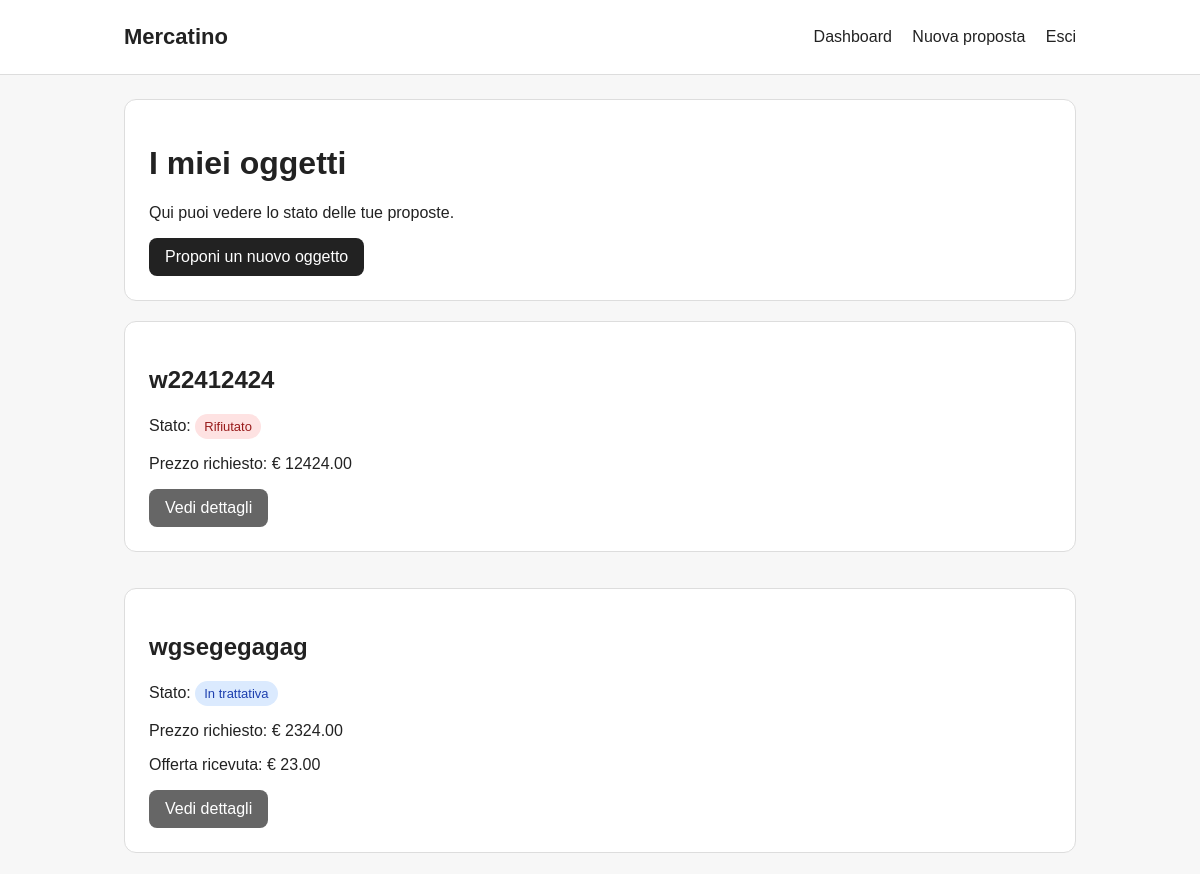
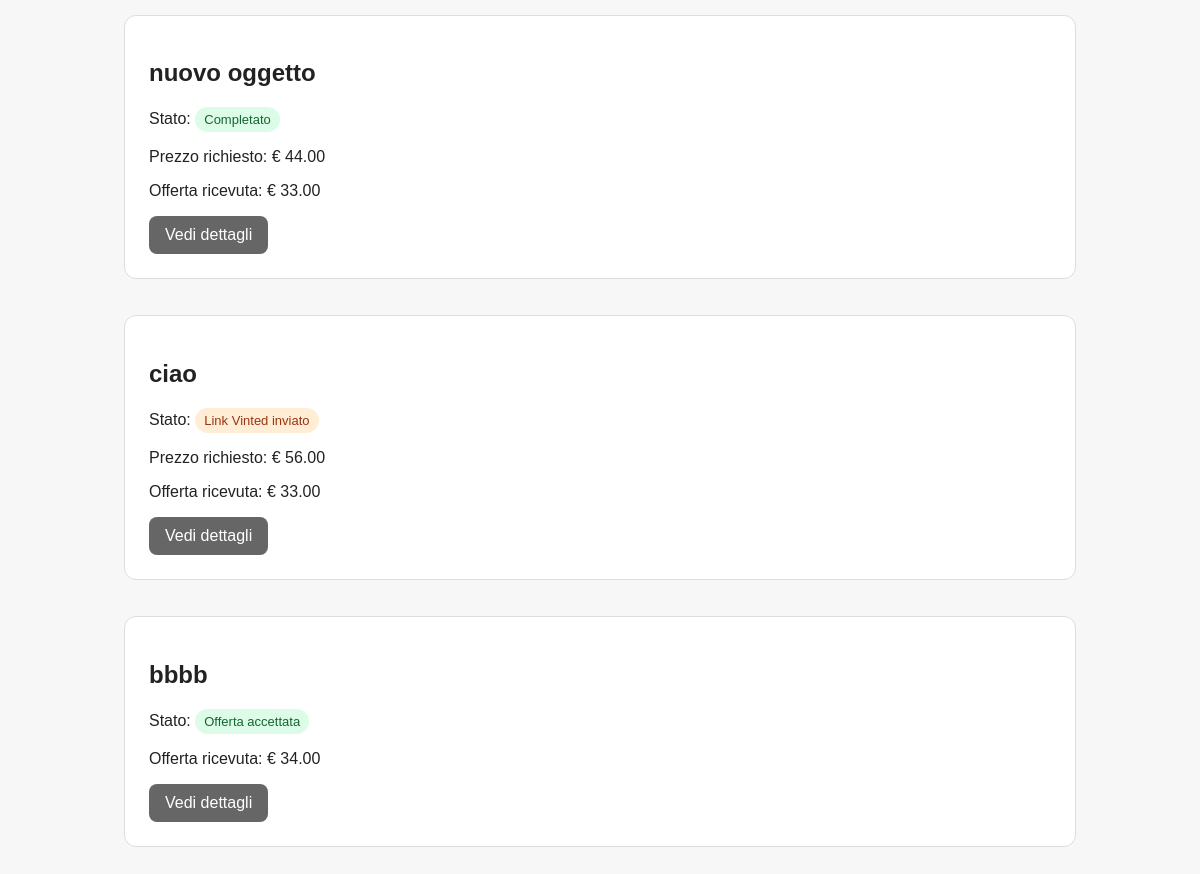
The page / (signed in) on the database as committed earlier (2 pictures, top to bottom).
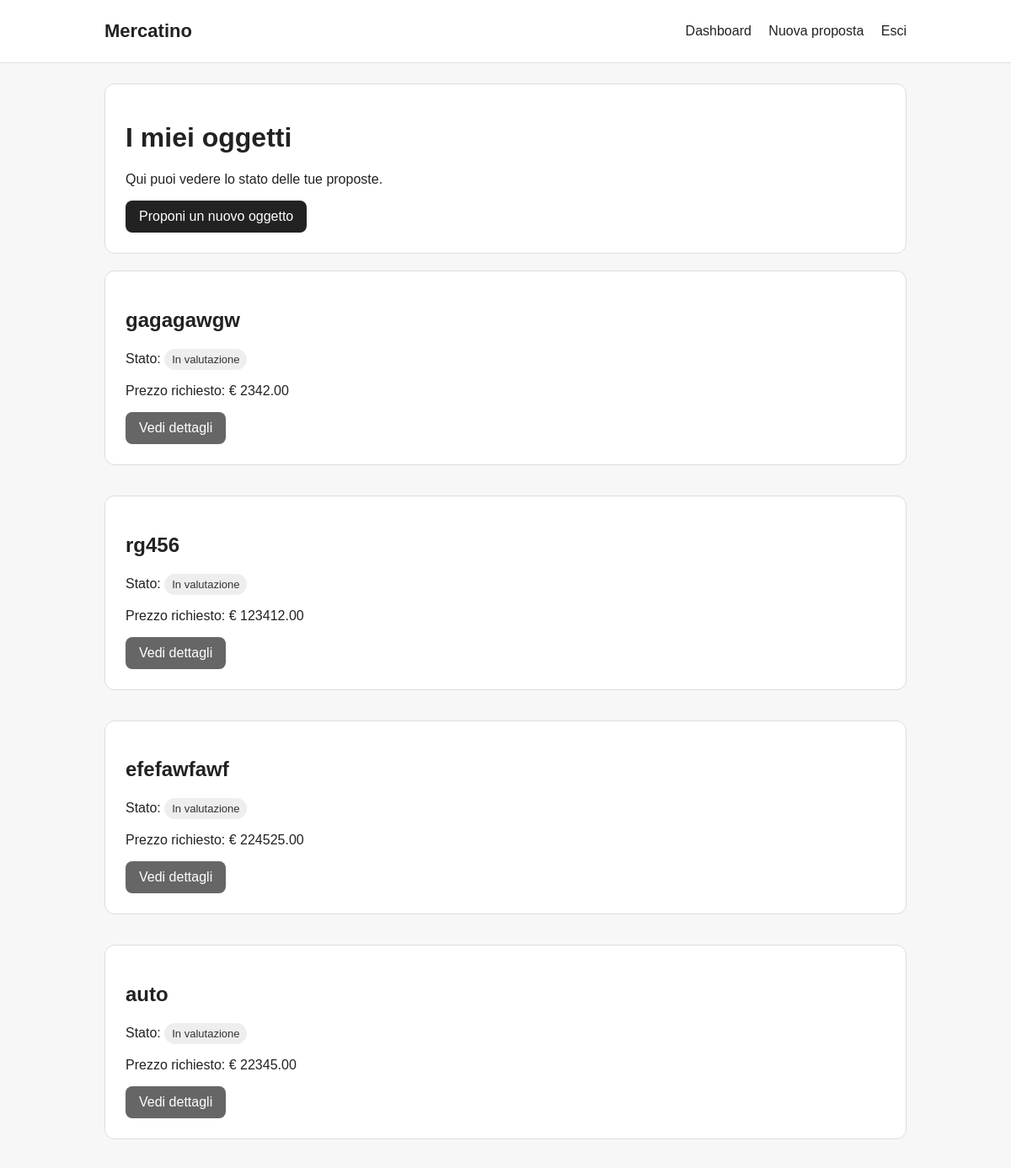
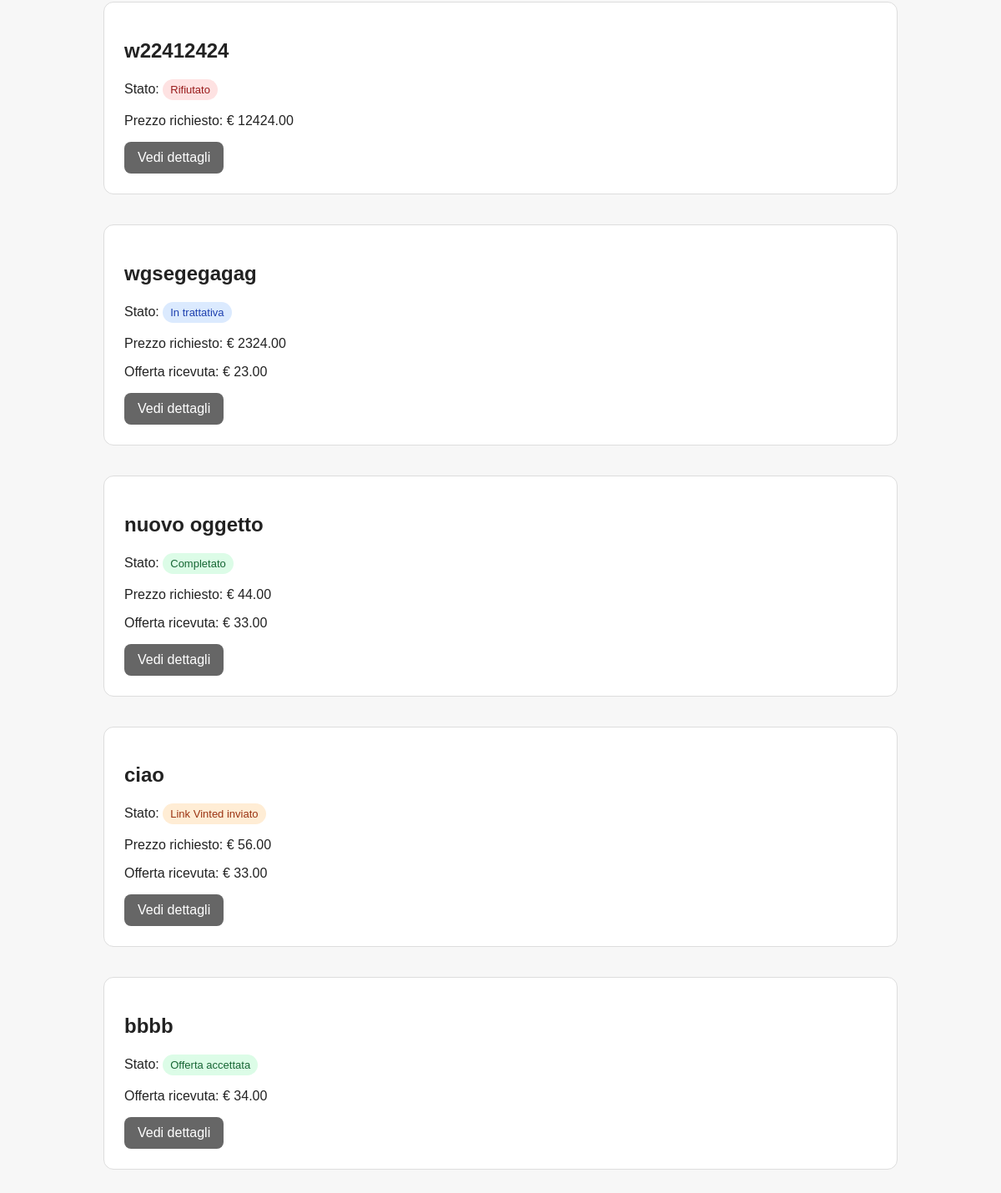
The same page on the database as committed later (2 pictures, top to bottom).
### proposals/models.py (models this page shows, shortened)
class ItemProposal(models.Model):
    class Status(models.TextChoices):
        UNDER_REVIEW = "under_review", "In valutazione"
        NEGOTIATION = "negotiation", "In trattativa"
        OFFER_SENT = "offer_sent", "Offerta inviata"
        OFFER_ACCEPTED = "offer_accepted", "Offerta accettata"
        WAITING_VINTED_LINK = "waiting_vinted_link", "In attesa link Vinted"
        VINTED_LINK_SENT = "vinted_link_sent", "Link Vinted inviato"
        COMPLETED = "completed", "Completato"
        REJECTED = "rejected", "Rifiutato"
    user = models.ForeignKey(
        settings.AUTH_USER_MODEL,
        on_delete=models.CASCADE,
        related_name="proposals",
    )
    title = models.CharField(max_length=120)
    description = models.TextField()
    requested_price = models.DecimalField(
        max_digits=8,
        decimal_places=2,
        null=True,
        blank=True,
    )
    admin_offer = models.DecimalField(
        max_digits=8,
        decimal_places=2,
        null=True,
        blank=True,
    )
    status = models.CharField(
        max_length=30,
        choices=Status.choices,
        default=Status.UNDER_REVIEW,
    )
    vinted_url = models.URLField(blank=True)
    created_at = models.DateTimeField(auto_now_add=True)
    updated_at = models.DateTimeField(auto_now=True)
    offer_seen_by_user = models.BooleanField(default=False)
    @property
    def status_badge_class(self):
        classes = {
            self.Status.UNDER_REVIEW: "badge-gray",
            self.Status.NEGOTIATION: "badge-blue",
            self.Status.OFFER_SENT: "badge-purple",
            self.Status.OFFER_ACCEPTED: "badge-green",
            self.Status.WAITING_VINTED_LINK: "badge-orange",
            self.Status.VINTED_LINK_SENT: "badge-orange",
            self.Status.COMPLETED: "badge-green",
            self.Status.REJECTED: "badge-red",
        }
        return classes.get(self.status, "badge-gray")

### proposals/views.py (the view)
# urls.py: path("", dashboard_view, name="dashboard"),
@login_required
def dashboard_view(request):
    proposals = ItemProposal.objects.filter(user=request.user).order_by("-created_at")
    return render(
        request,
        "proposals/dashboard.html",
        {
            "proposals": proposals,
        },
    )

### templates/proposals/dashboard.html (shortened to what this page needs)
{% extends "base.html" %}
{% block content %}
<div class="card">
    <h1>I miei oggetti</h1>
    <p>Qui puoi vedere lo stato delle tue proposte.</p>
    <a class="button" href="{% url 'proposal_create' %}">Proponi un nuovo oggetto</a>
</div>
<div class="proposal-grid">
    {% for proposal in proposals %}
        <div class="card">
            <h2>{{ proposal.title }}</h2>
            <p>
                Stato:
                <span class="badge {{proposal.status_badge_class}}">{{ proposal.get_status_display }}</span>
            </p>
            {% if proposal.requested_price %}
                <p>Prezzo richiesto: € {{ proposal.requested_price }}</p>
            {% endif %}
            {% if proposal.admin_offer %}
                <p>Offerta ricevuta: € {{ proposal.admin_offer }}</p>
            {% endif %}
            <a class="button secondary" href="{% url 'proposal_detail' proposal.pk %}">
                Vedi dettagli
            </a>
        </div>
    {% empty %}
        <div class="card">
            <p>Non hai ancora inviato nessuna proposta.</p>
        </div>
    {% endfor %}
</div>
{% endblock %}

Rows that differ between the two databases and show on the page:
added ItemProposal: title "gagagawgw", status "In valutazione", requested_price "2342.00"
added ItemProposal: title "rg456", status "In valutazione", requested_price "123412.00"
added ItemProposal: title "efefawfawf", status "In valutazione", requested_price "224525.00"
added ItemProposal: title "auto", status "In valutazione", requested_price "22345.00"
